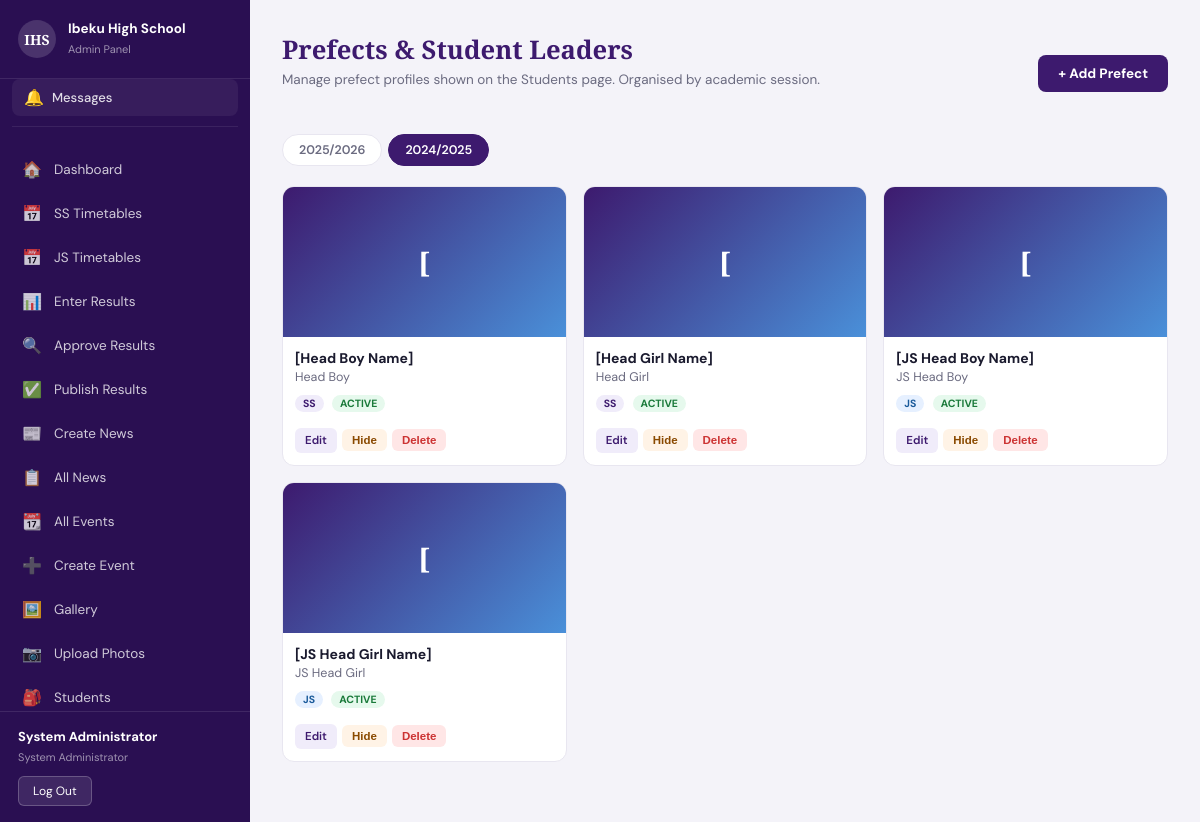
The page /public/admin/prefects-admin.php?session=2024/2025 (signed in) on the database its author committed.
### tables this page shows
CREATE TABLE `prefects` (
  `id` int(10) UNSIGNED NOT NULL,
  `full_name` varchar(150) NOT NULL,
  `role` varchar(100) NOT NULL COMMENT 'e.g. Head Boy, Sports Prefect',
  `section` enum('ss','js') NOT NULL,
  `session` varchar(12) NOT NULL COMMENT 'e.g. 2024/2025',
  `quote` text DEFAULT NULL,
  `photo` varchar(255) DEFAULT NULL,
  `is_active` tinyint(1) NOT NULL DEFAULT 1,
  `sort_order` smallint(6) NOT NULL DEFAULT 0,
  `created_at` timestamp NOT NULL DEFAULT current_timestamp()
);

### public/admin/prefects-admin.php (the view, shortened to what this page needs)
<?php
require_once dirname(__DIR__, 2) . '/src/includes/admin-sidebar.php';
$pdo   = getDB();
$editPrefect = null;
$settings       = getSettings();
$currentSession = $settings['current_session'] ?? '2025/2026';
$sessions       = $pdo->query(
    "SELECT DISTINCT session FROM prefects ORDER BY session DESC"
)->fetchAll(PDO::FETCH_COLUMN);
if (!in_array($currentSession, $sessions, true)) {
    array_unshift($sessions, $currentSession);
}
$filterSession = $_GET['session'] ?? $currentSession;
$prefects = $pdo->prepare(
    "SELECT * FROM prefects WHERE session = ? ORDER BY sort_order ASC, full_name ASC"
);
$prefects->execute([$filterSession]);
$prefectList = $prefects->fetchAll();
?>
<!DOCTYPE html>
<html lang="en">
<head>
<link rel="stylesheet" href="../assets/css/admin-layout.css">
</head>
<body>
  <div class="admin-content">
    <div class="admin-content__inner">
      <div class="page-header-row">
        <div class="page-header" style="margin-bottom:0">
          <h2>Prefects &amp; Student Leaders</h2>
          <p>Manage prefect profiles shown on the Students page. Organised by academic session.</p>
        </div>
        <a href="?<?php echo isset($_GET['add']) || $editPrefect ? 'session=' . urlencode($filterSession) : 'add=1&session=' . urlencode($filterSession); ?>"
           class="btn-new <?php echo isset($_GET['add']) || $editPrefect ? 'cancel' : ''; ?>">
          <?php echo isset($_GET['add']) || $editPrefect ? '✕ Cancel' : '+ Add Prefect'; ?>
        </a>
      </div>
      <div class="session-tabs">
        <?php foreach ($sessions as $sess): ?>
        <a href="?session=<?php echo urlencode($sess); ?>"
           class="session-tab <?php echo $filterSession === $sess ? 'session-tab--active' : ''; ?>">
          <?php echo htmlspecialchars($sess); ?>
        </a>
        <?php endforeach; ?>
      </div>
      <?php if (empty($prefectList)): ?>
      <div class="empty-state">
        No prefects for <?php echo htmlspecialchars($filterSession); ?>.
        <a href="?add=1&session=<?php echo urlencode($filterSession); ?>" style="color:#4a90d9">Add the first one →</a>
      </div>
      <?php else: ?>
      <div class="prefects-grid">
        <?php foreach ($prefectList as $p): ?>
        <div class="prefect-card">
          <?php if (!empty($p['photo'])): ?>
          <img src="../assets/images/staff/<?php echo htmlspecialchars($p['photo']); ?>"
               alt="<?php echo htmlspecialchars($p['full_name']); ?>"
               class="prefect-card__photo"
               onerror="this.style.display='none';this.nextElementSibling.style.display='flex'"/>
          <div class="prefect-card__initials" style="display:none">
            <?php echo strtoupper(substr($p['full_name'], 0, 1)); ?>
          </div>
          <?php else: ?>
          <div class="prefect-card__initials">
            <?php echo strtoupper(substr($p['full_name'], 0, 1)); ?>
          </div>
          <?php endif; ?>
          <div class="prefect-card__body">
            <div class="prefect-card__name"><?php echo htmlspecialchars($p['full_name']); ?></div>
            <div class="prefect-card__role"><?php echo htmlspecialchars($p['role']); ?></div>
            <span class="badge badge--<?php echo $p['section']; ?>"><?php echo strtoupper($p['section']); ?></span>
            <span class="badge badge--<?php echo $p['is_active'] ? 'active' : 'inactive'; ?>" style="margin-left:4px">
              <?php echo $p['is_active'] ? 'Active' : 'Inactive'; ?>
            </span>
            <div class="prefect-card__actions" style="margin-top:8px">
              <a href="?edit=<?php echo $p['id']; ?>&session=<?php echo urlencode($filterSession); ?>"
                 class="action-btn action-btn--edit">Edit</a>
              <form method="POST" style="display:inline">
                <button type="submit" class="action-btn action-btn--toggle">
                  <?php echo $p['is_active'] ? 'Hide' : 'Show'; ?>
                </button>
              </form>
              <form method="POST" style="display:inline"
                    onsubmit="return confirm('Delete <?php echo htmlspecialchars(addslashes($p['full_name'])); ?>?')">
                <button type="submit" class="action-btn action-btn--delete">Delete</button>
              </form>
            </div>
          </div>
        </div>
        <?php endforeach; ?>
      </div>
      <?php endif; ?>
    </div>
  </div>
</body>
</html>

### public/assets/css/admin-layout.css (style rules this page uses)
* { margin: 0; padding: 0; box-sizing: border-box; }
body { font-family: 'DM Sans', sans-serif; background: #f4f3f9; color: #1a1a2e; }
.admin-content { margin-left: 250px; min-height: 100vh; }
.admin-content__inner { padding: 32px 32px 60px; max-width: 1100px; }
.page-header h2 { font-family: 'Playfair Display', serif; font-size: 1.6rem; color: #3d1a6e; margin-bottom: 4px; }
.page-header p { font-size: 13.5px; color: #6b6b80; margin-bottom: 26px; }

### public/admin/prefects-admin.php (style rules this page uses)
.page-header-row { display:flex; justify-content:space-between; align-items:center; margin-bottom:20px; flex-wrap:wrap; gap:12px; }
.btn-new { background:#3d1a6e; color:#fff; text-decoration:none; padding:10px 20px; border-radius:8px; font-size:13.5px; font-weight:700; }
.session-tabs { display:flex; gap:6px; margin-bottom:20px; flex-wrap:wrap; }
.session-tab { padding:7px 16px; border-radius:20px; font-size:12.5px; font-weight:600; text-decoration:none; color:#6b6b80; background:#fff; border:1px solid #e8e6f0; }
.session-tab--active { background:#3d1a6e; color:#fff; border-color:#3d1a6e; }
.prefects-grid { display:grid; grid-template-columns:repeat(auto-fill,minmax(220px,1fr)); gap:16px; }
.prefect-card { background:#fff; border:1px solid #e8e6f0; border-radius:12px; overflow:hidden; }
.prefect-card__initials { width:100%; height:150px; display:flex; align-items:center; justify-content:center; background:linear-gradient(135deg,#3d1a6e,#4a90d9); color:#fff; font-size:28px; font-weight:700; font-family:'Playfair Display',serif; }
.prefect-card__body { padding:12px; }
.prefect-card__name { font-size:14px; font-weight:700; color:#1a1a2e; margin-bottom:2px; }
.prefect-card__role { font-size:12.5px; color:#6b6b80; margin-bottom:6px; }
.badge { display:inline-block; font-size:10.5px; font-weight:700; padding:2px 8px; border-radius:20px; text-transform:uppercase; margin-bottom:8px; }
.badge--ss { background:#f0ecfa; color:#3d1a6e; }
.badge--js { background:#e6f0ff; color:#1a5a9a; }
.badge--active { background:#e6f9ed; color:#1a7a3a; }
.prefect-card__actions { display:flex; gap:5px; flex-wrap:wrap; }
.action-btn { font-size:11.5px; font-weight:600; padding:5px 10px; border-radius:6px; border:none; cursor:pointer; text-decoration:none; }
.action-btn--edit { background:#f0ecfa; color:#3d1a6e; }
.action-btn--toggle { background:#fff3e6; color:#8a4a00; }
.action-btn--delete { background:#ffe6e6; color:#cc3333; }

### rows shown on the page
prefects: full_name "[", full_name "[Head Boy Name]", role "Head Boy", section "SS", is_active "ACTIVE"
prefects: full_name "[", full_name "[Head Girl Name]", role "Head Girl", section "SS", is_active "ACTIVE"
prefects: full_name "[", full_name "[JS Head Boy Name]", role "JS Head Boy", section "JS", is_active "ACTIVE"
prefects: full_name "[", full_name "[JS Head Girl Name]", role "JS Head Girl", section "JS", is_active "ACTIVE"

### other values the page prints
$icon "🏠"
$label "Dashboard"
$icon "📅"
$label "SS Timetables"
$label "JS Timetables"
$icon "📊"
$label "Enter Results"
$icon "🔍"
$label "Approve Results"
$icon "✅"
$label "Publish Results"
$icon "📰"
$label "Create News"
$icon "📋"
$label "All News"
